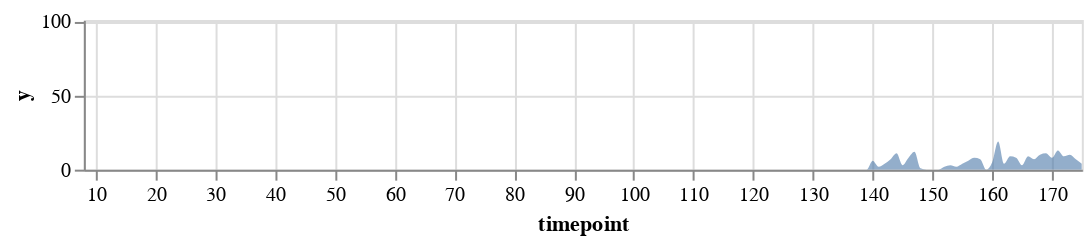

Notebook code cell kept with this figure:
### Code cell
area1 = alt.Chart(source).mark_area(
    clip=True,
    interpolate='monotone'
).encode(
    alt.X('timepoint', scale=alt.Scale(zero=False, nice=False)),
    alt.Y('nasal', scale=alt.Scale(domain=[0, 101]), title='y'),
    opacity=alt.value(0.6)
).properties(
    width=500,
    height=75
)

area2 = area1.encode(
    alt.Y('ny:Q', scale=alt.Scale(domain=[0, 101]))
).transform_calculate(
    "ny", alt.datum.y - 50
)

area1 + area2

### Figure 1 — Vega-Lite specification as saved in the notebook (floating-point values rounded to 4 significant figures; data arrays with more than 128 entries replaced by an {"elided": "..."} marker saying what was removed)
{"config": {"view": {"continuousWidth": 400, "continuousHeight": 300}}, "layer": [{"mark": {"type": "area", "clip": true, "interpolate": "monotone"}, "encoding": {"opacity": {"value": 0.6}, "x": {"field": "timepoint", "scale": {"nice": false, "zero": false}, "type": "quantitative"}, "y": {"field": "nasal", "scale": {"domain": [0, 101]}, "title": "y", "type": "quantitative"}}, "height": 75, "width": 500}, {"mark": {"type": "area", "clip": true, "interpolate": "monotone"}, "encoding": {"opacity": {"value": 0.6}, "x": {"field": "timepoint", "scale": {"nice": false, "zero": false}, "type": "quantitative"}, "y": {"field": "ny", "scale": {"domain": [0, 101]}, "type": "quantitative"}}, "height": 75, "transform": [{"calculate": "(datum.y - 50)", "as": "ny"}], "width": 500}], "data": {"name": "data-6a6e53eeb728aeaeb0b65a9fcfa6a6a0"}, "$schema": "https://vega.github.io/schema/vega-lite/v4.17.0.json", "datasets": {"data-6a6e53eeb728aeaeb0b65a9fcfa6a6a0": {"elided": "164 records"}}}
